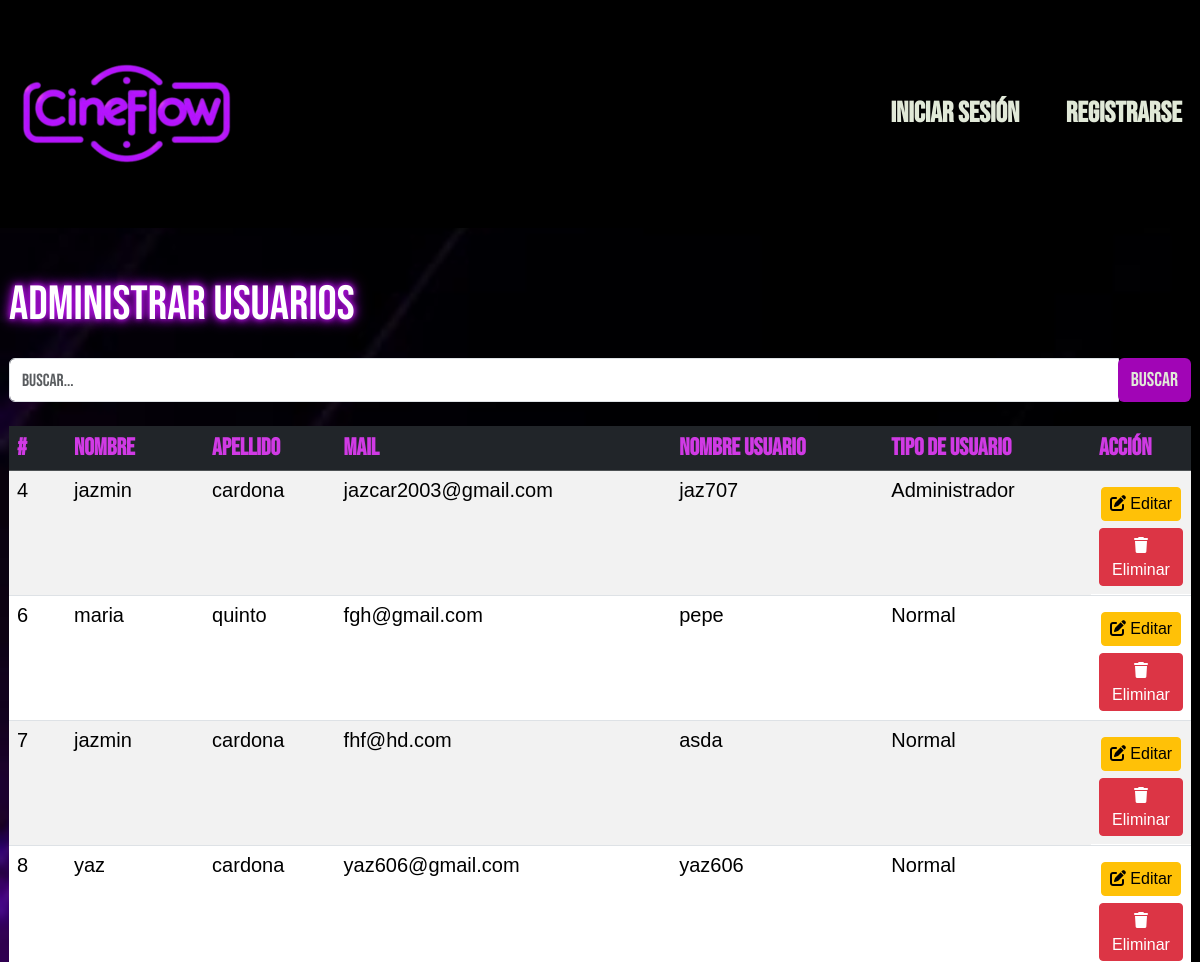
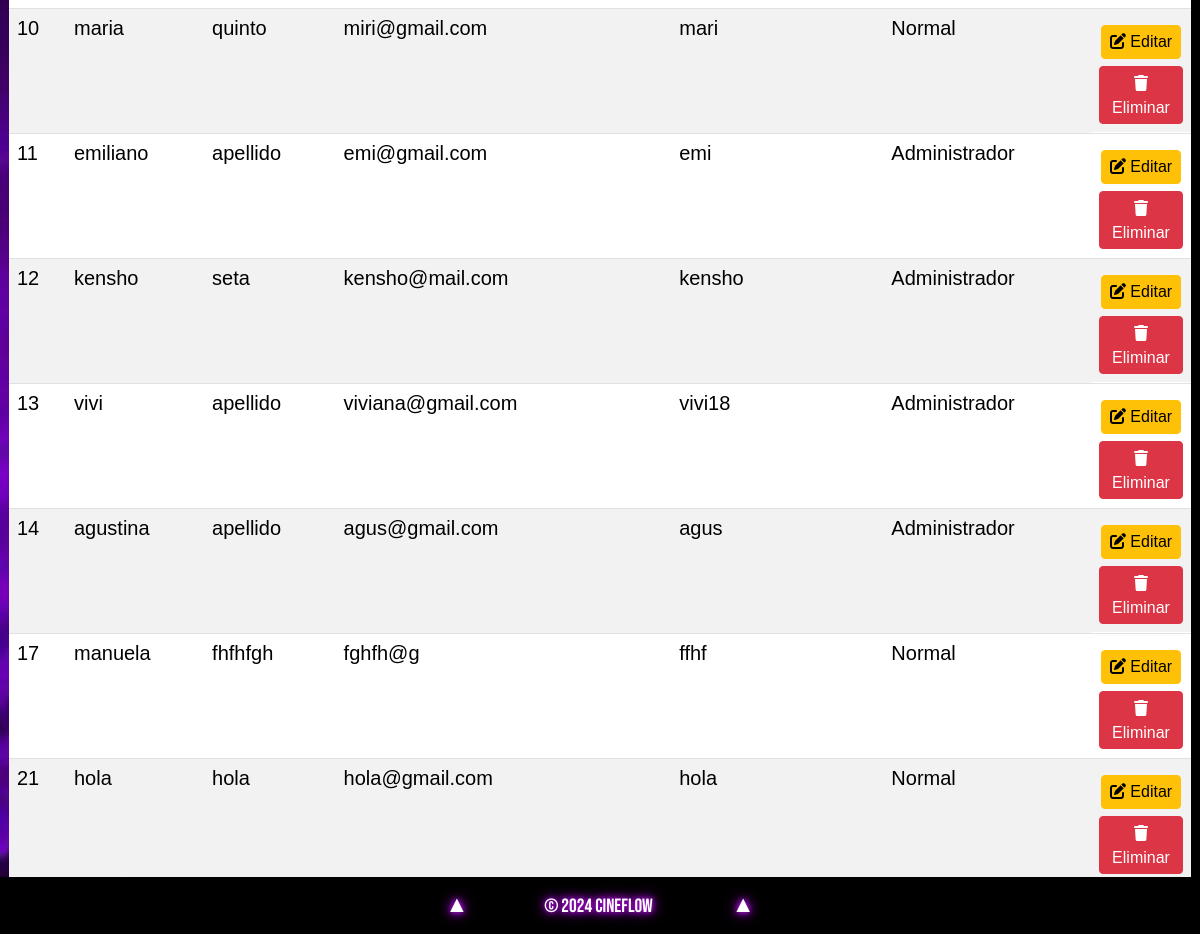
/admin_usuarios.php, run on the app's committed database (2 pictures, top to bottom).
### tables this page shows
CREATE TABLE `cuenta_usuario` (
  `id_cuenta` int(8) NOT NULL,
  `about_me` text NOT NULL,
  `id_usuario` int(8) NOT NULL,
  `id_img` int(1) DEFAULT NULL,
  `nombre_usuario` varchar(25) NOT NULL,
  `contraseña` varchar(255) NOT NULL
);

CREATE TABLE `usuarios` (
  `id_usuario` int(8) NOT NULL,
  `nombre` varchar(20) NOT NULL,
  `apellido` varchar(30) NOT NULL,
  `mail` varchar(100) NOT NULL,
  `id_tipo` int(1) NOT NULL
);

### admin_usuarios.php (the view, shortened to what this page needs)
<!doctype html>
<html lang="es">
<head>
    <link rel="stylesheet" href="https://cdnjs.cloudflare.com/ajax/libs/font-awesome/6.4.2/css/all.min.css" />
    <link rel="stylesheet" href="css/bootstrap.min.css">
    <link rel="stylesheet" href="css/normalize.css">
    <link rel="stylesheet" href="css/estilos.css">
    <link rel="stylesheet" type="text/css" href="slick/slick.css" />
    <link rel="stylesheet" type="text/css" href="slick/slick-theme.css" />
</head>
<body class="body-crud">
    <div class="container showcase">
        <?php
        include("header.php");
        ?>
        <main class="main-crud">
            <?php
            if (isset($_GET['busqueda']) && !empty($_GET['busqueda'])) {
                $busqueda = $conexion->real_escape_string($_GET['busqueda']);
                $sqlBusqueda = ("SELECT u.id_usuario, u.nombre, u.apellido, u.mail, u.id_tipo, cu.nombre_usuario
                                    FROM usuarios u
                                        LEFT JOIN cuenta_usuario cu ON u.id_usuario = cu.id_usuario
                                            WHERE u.nombre LIKE '%$busqueda%'
                                                OR u.apellido LIKE '%$busqueda%'
                                                    OR u.mail LIKE '%$busqueda%'
                                                        OR cu.nombre_usuario LIKE '%$busqueda%'");
            } else {
                $sqlBusqueda = ("SELECT u.id_usuario, u.nombre, u.apellido, u.mail, u.id_tipo, cu.nombre_usuario
                                    FROM usuarios u
                                        LEFT JOIN cuenta_usuario cu ON u.id_usuario = cu.id_usuario");
            }
            $infoUsuarios = $conexion->query($sqlBusqueda);
            ?>
            <div class="crud animate-from-bottom ajuste-crud">
                <div class="col-auto me-auto mt-5">
                    <h2 class="text-left pi h2-animate">Administrar Usuarios</h2>
                </div>
                <form action="" method="get" class="mt-4 form-inline justify-content-center mb-2">
                    <div class="input-group">
                        <input type="text" name="busqueda" placeholder="Buscar..." class="form-control  mr-sm-2 fs-5">
                        <div class="input-group-append ">
                            <button type="submit" class="btn guardar fs-5">Buscar</button>
                        </div>
                    </div>
                </form>
                <table class="table table-xl table-striped table-hover mt-3 ">
                    <thead class="table-dark fs-4">
                        <tr class="color-titulo-tabla">
                            <th >#</th>
                            <th >Nombre</th>
                            <th >Apellido</th>
                            <th >Mail</th>
                            <th >Nombre Usuario</th>
                            <th >Tipo de Usuario</th>
                            <th width="100">Acción</th>
                        </tr>
                    </thead>
                    <tbody class="fs-5">
                        <?php while ($row = $infoUsuarios->fetch_object()) {
                            $id_usuario = $row->id_usuario;
                            $nombre = $row->nombre;
                            $apellido = $row->apellido;
                            $mail = $row->mail;
                            $nom_usuario = $row->nombre_usuario;
                            $id_tipo = $row->id_tipo; ?>
                            <tr>
                                <td><?= $id_usuario; ?></td>
                                <td><?= $nombre; ?></td>
                                <td><?= $apellido; ?></td>
                                <td><?= $mail; ?></td>
                                <td><?= $nom_usuario; ?></td>
                                <?php if ($id_tipo == 1) { ?>
                                    <td><?= 'Administrador'; ?></td>
                                <?php } else { ?>
                                    <td><?= 'Normal'; ?></td>
                                <?php } ?>
                                <td>
                                    <div class="d-flex flex-column align-items-center justify-content-center">
                                        <a href="#" class="btn btn-sm btn-warning mt-2 fs-6" data-bs-toggle="modal" data-bs-target="#editaModal" data-bs-id="<?= $id_usuario; ?>" onclick="IdUsuarioEditarEnModal(<?= $id_usuario ?>,
                                                                            '<?= $nombre ?>',
                                                                            '<?= $apellido ?>',
                                                                            '<?= $mail ?>',
                                                                            '<?= $id_tipo ?>')">
                                            <i class="fa-solid fa-pen-to-square "></i> Editar</a>
                                        <a href="#" class="btn btn-sm btn-danger mt-2 fs-6" data-bs-toggle="modal" data-bs-target="#eliminaModal" data-bs-id="<?= $id_usuario; ?>" onclick="IdUsuarioEliminarEnModal(<?= $id_usuario ?>)"><i class="fa-solid fa-trash"></i> Eliminar</a>
                                    </div>
                                </td>
                            </tr>
                <?php   } ?>
                    </tbody>
                </table>
            </div>
            </div>
</body>
</html>

### css/estilos.css (style rules this page uses)
* { box-sizing: border-box; margin: 0; padding: 0; transition: all .45s, transform 0.45s ease-in-out; scroll-behavior: smooth; }
:root { --color-transparent: transparent; --color-background: #272727; --color-principal: #A105B6; --color-searchbar: #92B4A7; --color-text: #E1E9D8; --color-link: #dcf1ea; --color-hover: #6A0377; --color-hover2: #80108f; --color-form: #470250; --color-boton: #A105B6; --color-popupbg: rgba(0, 0, 0, 0.7); --color-popup: #470250; --color-popupborder: #A105B6; --color-popupboton: #A105B6; --color-popuptxt: #183A37; --color-label: #d547e7; --color-lab2:rgb(161, 15, 230)7; --color-input: #e8d5eb; scroll-behavior: smooth; }
html { margin: 0 auto; }
body { background-image: url(../images/imagen_fondo.jpg); font-family: 'Bebas Neue', sans-serif; background-color: #140116; color: var(--color-text); margin: 0 auto; height: 100vh; width: 100%; border: none; overflow-x: hidden; background-size: cover; }
body a { color: var(--color-text); }
.container { display: flex; align-items: center; justify-content: center; flex-direction: column; }
.container main { background-color: var(--color-transparent); color: var(--color-text); font-size: 1.5rem; display: flex; flex-direction: column; justify-content: center; align-items: center; width: 100%; height: 85vh; z-index: 1; }
.showcase { overflow: hidden; }
.main-crud { padding: 0; margin: 0; }
.ajuste-crud { padding-left: .75%; padding-right: .75%; }
.crud { display: flex; flex-direction: column; height: 85vh; width: 100%; overflow-y: scroll; }
.guardar { background-color: var(--color-principal); color: var(--color-text) }
.color-titulo-tabla th { color: #d03ae4; }
.h2-animate { color: #ffffff; text-shadow: 0 0 5px #ae10df, 0 0 10px #ae10df, 0 0 15px #ae10df; animation: soft-neon-glow 1.5s ease-in-out infinite alternate; }
.pi { font-size: 3rem; }
.animate-from-bottom { opacity: 0; transform: translateY(50px); animation: fadeInUp 1s ease forwards; }
tbody { font-family: 'Gill Sans', 'Gill Sans MT', Calibri, 'Trebuchet MS', sans-serif; font-size: 0.4rem; }

### data on the page
cuenta_usuario: id_usuario.id_usuario "4", id_usuario.nombre "jazmin", id_usuario.apellido "cardona", id_usuario.mail "jazcar2003@gmail.com", nombre_usuario "jaz707", shows "Administrador"
cuenta_usuario: id_usuario.id_usuario "6", id_usuario.nombre "maria", id_usuario.apellido "quinto", id_usuario.mail "fgh@gmail.com", nombre_usuario "pepe", shows "Normal"
cuenta_usuario: id_usuario.id_usuario "7", id_usuario.nombre "jazmin", id_usuario.apellido "cardona", id_usuario.mail "fhf@hd.com", nombre_usuario "asda", shows "Normal"
cuenta_usuario: id_usuario.id_usuario "8", id_usuario.nombre "yaz", id_usuario.apellido "cardona", id_usuario.mail "yaz606@gmail.com", nombre_usuario "yaz606", shows "Normal"
cuenta_usuario: id_usuario.id_usuario "10", id_usuario.nombre "maria", id_usuario.apellido "quinto", id_usuario.mail "miri@gmail.com", nombre_usuario "mari", shows "Normal"
cuenta_usuario: id_usuario.id_usuario "11", id_usuario.nombre "emiliano", id_usuario.apellido "apellido", id_usuario.mail "emi@gmail.com", nombre_usuario "emi", shows "Administrador"
cuenta_usuario: id_usuario.id_usuario "12", id_usuario.nombre "kensho", id_usuario.apellido "seta", id_usuario.mail "kensho@mail.com", nombre_usuario "kensho", shows "Administrador"
cuenta_usuario: id_usuario.id_usuario "13", id_usuario.nombre "vivi", id_usuario.apellido "apellido", id_usuario.mail "viviana@gmail.com", nombre_usuario "vivi18", shows "Administrador"
cuenta_usuario: id_usuario.id_usuario "14", id_usuario.nombre "agustina", id_usuario.apellido "apellido", id_usuario.mail "agus@gmail.com", nombre_usuario "agus", shows "Administrador"
cuenta_usuario: id_usuario.id_usuario "17", id_usuario.nombre "manuela", id_usuario.apellido "fhfhfgh", id_usuario.mail "fghfh@g", nombre_usuario "ffhf", shows "Normal"
cuenta_usuario: id_usuario.id_usuario "21", id_usuario.nombre "hola", id_usuario.apellido "hola", id_usuario.mail "hola@gmail.com", nombre_usuario "hola", shows "Normal"
